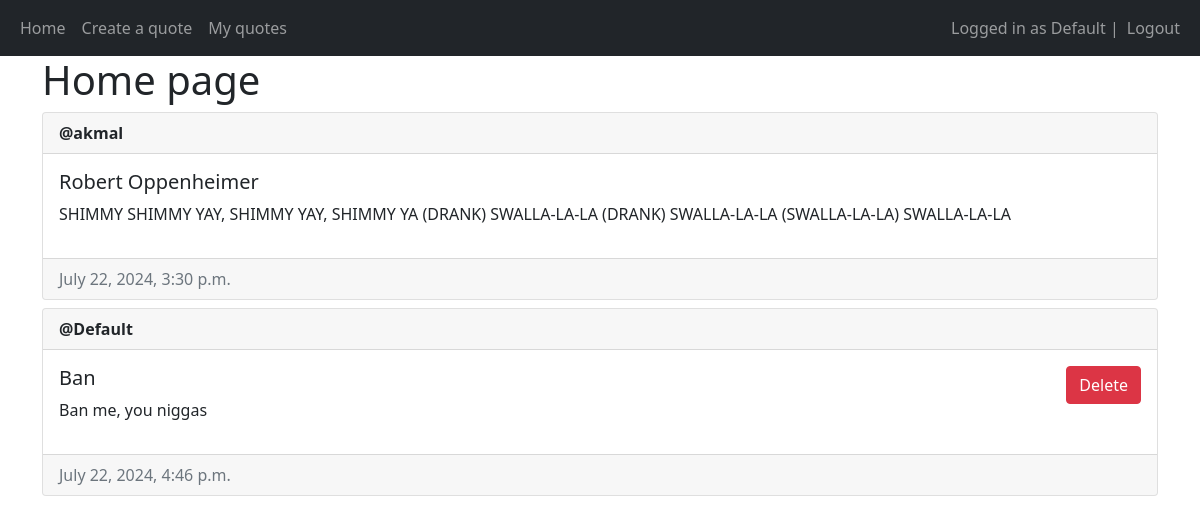
Screenshot of / (signed in) with the database file from the repository.
### main/models.py (models this page shows, shortened)
class Quote(models.Model):
    creator = models.ForeignKey(User, on_delete=models.CASCADE)
    author = models.CharField(max_length=100)
    text = models.TextField()
    created = models.DateTimeField(auto_now_add=True)
    updated = models.DateTimeField(auto_now=True)

### main/views.py (the view, shortened to what this page needs)
# urls.py: 2. Add a URL to urlpatterns:  path('', views.home, name='home')
@login_required(login_url="/login/")
def home(request):
    quotes = Quote.objects.all()
    return render(request, 'main/home.html', {'quotes':quotes})

### main/templates/main/home.html (shortened to what this page needs)
{% extends 'main/base.html' %}
{% block content %}
    <h1>Home page</h1>
    {% for quote in quotes %}
        <div class="card mt-2">
            <div class="card-header">
                <strong>@{{ quote.creator.username }}</strong>
            </div>
            <div class="card-body d-flex flex-row justify-content-between">
                <div>
                    <h5 class="card-title">{{ quote.author }}</h5>
                    <p>{{ quote.text }}</p>
                </div>
                <div>
                    {% if user == quote.creator or perms.main.delete_quote %}
                        <form method="POST">
                            <button type="submit" class="btn btn-danger" value="{{ quote.id }}" name="quote-id">Delete</button>
                        </form>
                    {% endif %}
                    <br>
                </div>
            </div>
            <div class="card-footer text-muted">
                {{ quote.created }}
            </div>
        </div>
        {% empty %}
            <p>No quotes yet :/</p>
    {% endfor %}
{% endblock %}

### main/templates/main/base.html (shortened to what this page needs)
<!DOCTYPE html>
<html lang="en">
<head>
    <link href="https://cdn.jsdelivr.net/npm/bootstrap@5.1.3/dist/css/bootstrap.min.css" rel="stylesheet">
</head>
<body>
    <nav class="navbar navbar-expand-lg navbar-dark bg-dark">
        <div class="container-fluid">
            <div>
                <ul class="navbar-nav">
                    <li class="nav-item">
                        <a class="nav-link" href="/home/">Home</a>
                    </li>
                    <li class="nav-item">
                        <a class="nav-link" href="/create-quote/">Create a quote</a>
                    </li>
                    <li class="nav-item">
                        <a class="nav-link" href="/my-quote/">My quotes</a>
                    </li>
                </ul>
            </div>
            <div>
                <ul class="navbar-nav">
                    {% if user.is_authenticated %}
                        <span class="navbar-text">Logged in as {{user.username}} | </span>
                        <li class="nav-item">
                            <a class="nav-link" href="/logout/">Logout</a>
                        </li>
                    {% endif %}
                </ul>
            </div>
        </div>
    </nav>
    <div class="container">
        {% block content %}
        {% endblock %}
    </div>
</body>
</html>

### rows the page displays
Quote: creator.username "akmal", author "Robert Oppenheimer", text "SHIMMY SHIMMY YAY, SHIMMY YAY, SHIMMY YA (DRANK) SWALLA-LA-LA (DRANK) SWALLA-LA-LA (SWALLA-LA-LA) SWALLA-LA-LA", created "July 22, 2024, 3:30 p.m."
Quote: creator.username "Default", author "Ban", text "Ban me, you niggas", {{ quote.id }} 6 (drawn), created "July 22, 2024, 4:46 p.m."

### other values shown
{{ user.username }} "Default"
